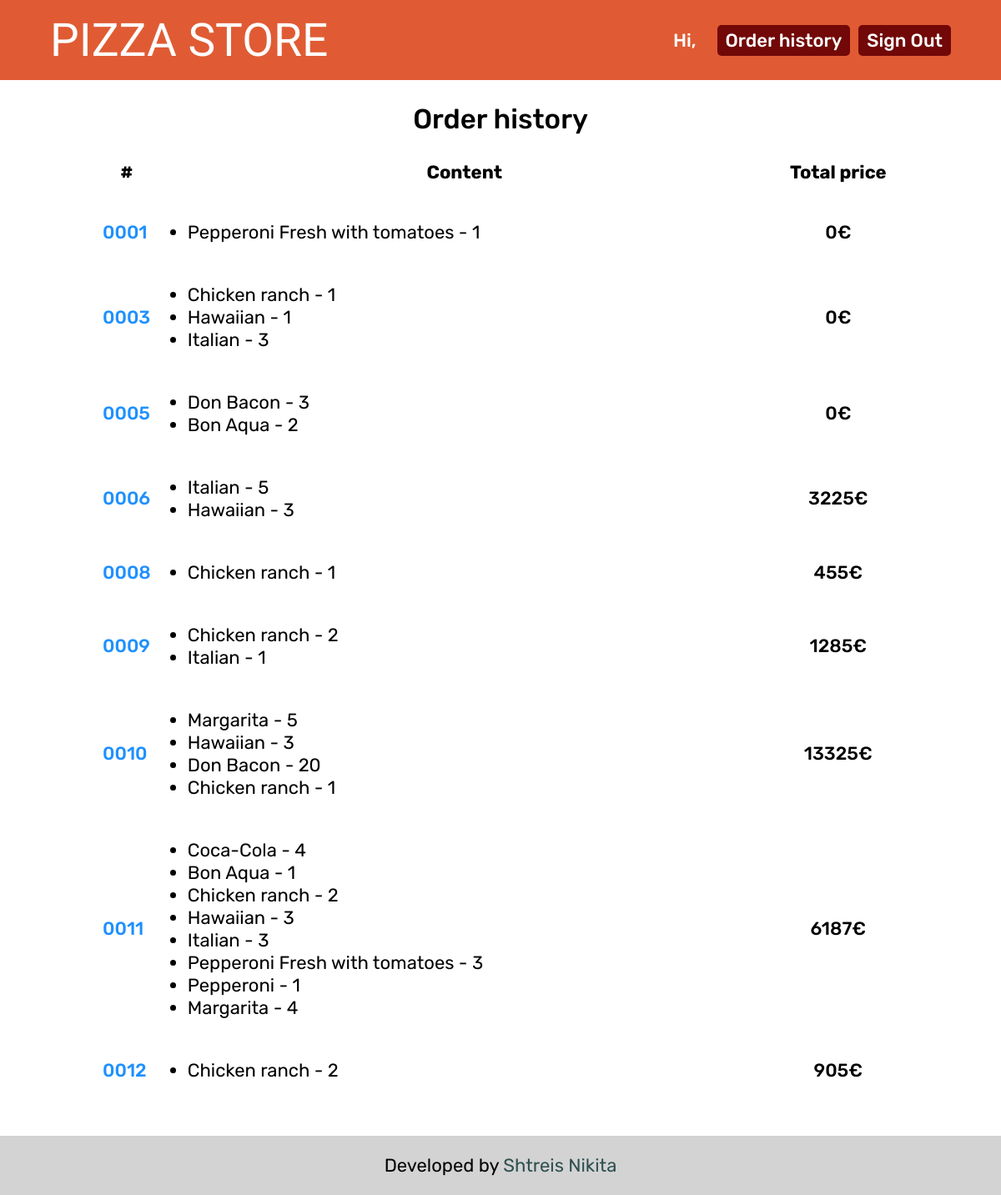
The page /orders (signed in) on the database as committed earlier.
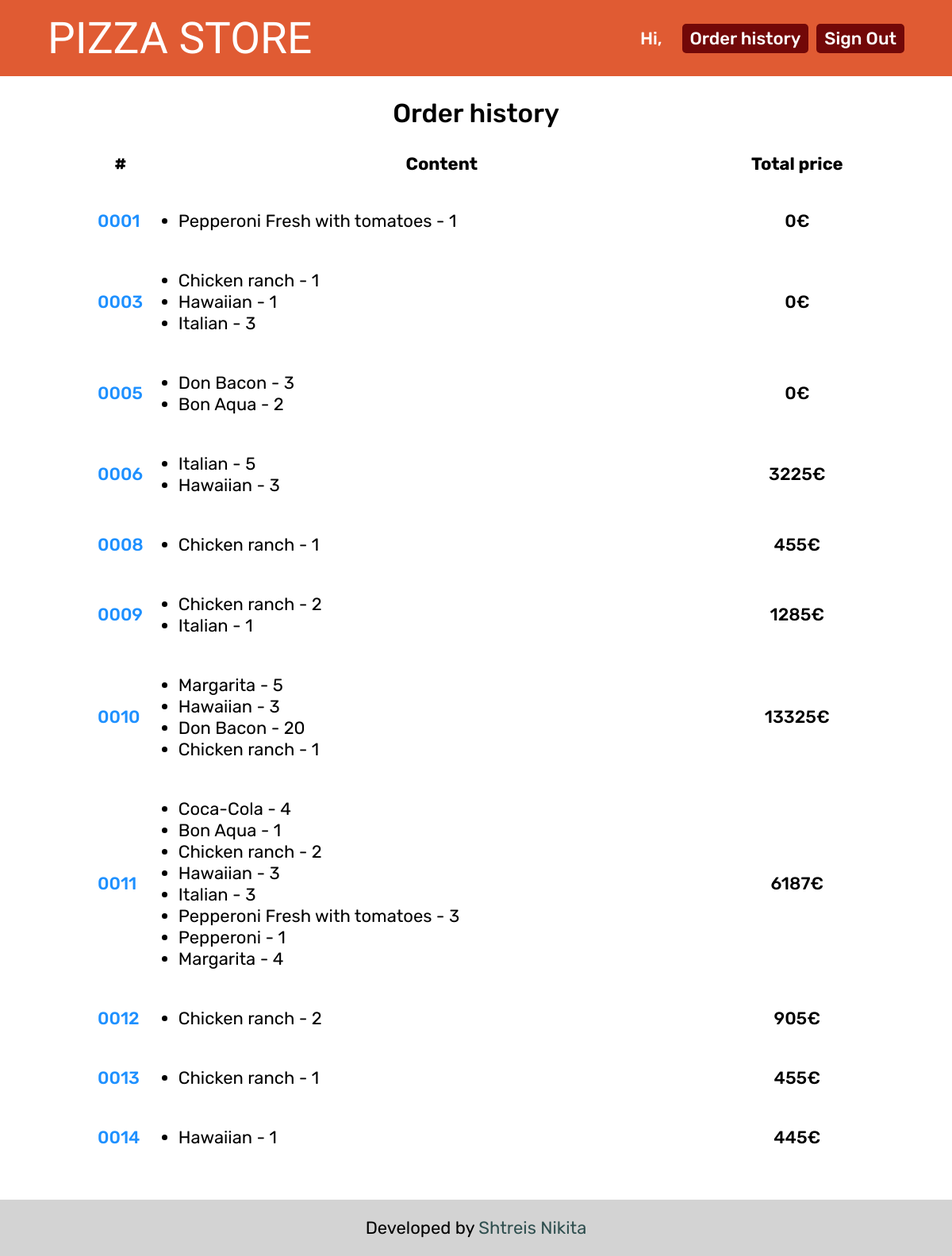
The same page on the database as committed later.
### pizza_store_app/models.py (models this page shows, shortened)
class Order(models.Model):
    customer = models.ForeignKey(Customer, on_delete=models.CASCADE, verbose_name='Покупатель')
    date = models.DateTimeField(verbose_name='Дата', auto_now_add=True)
    address = models.TextField(verbose_name='Адрес доставки', max_length='1024')
    contact_phone = models.CharField(verbose_name='Контактный номер телефона', max_length=20)
    comment = models.TextField(verbose_name='Комментарий', max_length='1024', null=True, blank=True)
    total_price = models.PositiveIntegerField(verbose_name='Итоговая цена в евро')
    class Meta:
        verbose_name = 'заказ'
        verbose_name_plural = 'заказы'

class OrderedItem(models.Model):
    order = models.ForeignKey(Order, on_delete=models.CASCADE, verbose_name='Заказ')
    product = models.ForeignKey(Product, on_delete=models.CASCADE, verbose_name='Продукт')
    quantity = models.PositiveIntegerField(verbose_name='Количество')
    price_per_item = models.PositiveIntegerField(verbose_name='Цена за шт.')
    class Meta:
        verbose_name = 'заказанный продукт'
        verbose_name_plural = 'заказанные продукты'

class Product(models.Model):
    name = models.CharField(verbose_name='Название', max_length=256)
    description = models.TextField(verbose_name='Описание', max_length=512)
    category = models.ForeignKey(Category, on_delete=models.SET_NULL, verbose_name='Категория продукта', null=True,
                                 blank=True)
    image = models.CharField(verbose_name='Файл с изображением', max_length=512)
    price = models.PositiveIntegerField(verbose_name='Цена в евро')
    class Meta:
        verbose_name = 'продукт'
        verbose_name_plural = 'продукты'

### pizza_store_app/views.py (the view)
# urls.py: path('orders', views.order_history, name='order_history'),
@login_required()
def order_history(request):
    order_list = Order.objects.filter(customer=request.user.customer)
    context = {
        'cart_info': get_user_cart_info(request.user),
        'order_list': order_list,
    }
    return render(request, 'pizza_store_app/order_history.html', context)

### pizza_store_app/views.py (called while the page is built)
def get_usd_price(eur_price):
    return round(eur_price / DOLLAR_TO_EURO_RATE, 2)

### pizza_store_app/templates/pizza_store_app/order_history.html
{% extends 'base.html' %}
{% block content %}
    <h2>Order history</h2>
    {% if order_list %}
    <table class="history">
        <colgroup>
            <col class="col_counter">
            <col class="col_product">
        </colgroup>
    <tr>
        <th>#</th>
        <th>Content</th>
        <th>Total price</th>
    </tr>
        {% for order in order_list %}
            <tr>
                <td class="history__counter"><a class="history-link" href="{% url 'pizza_store_app:order_details' order.id %}">{{ order.id | stringformat:"04d" }}</a></td>
                <td>
                    <ul>
                        {% for ordered_item in order.ordereditem_set.all %}
                            <li class="history__product-name">{{ ordered_item.product.name }} - {{ ordered_item.quantity }}</li>
                        {% endfor %}
                    </ul>
                </td>
            <td class="history__price">{{ order.total_price }}€</td>
            </tr>
        {% endfor %}
    </table>
    {% else %}
        <p>Your order history is empty.</p>
        <p>Let's go to <a class="text-link" href="{% url 'pizza_store_app:catalog' %}">products page</a> and order some
            pizza!</p>
    {% endif %}
{% endblock %}

Rows that differ between the two databases and show on the page:
added Order: id "0013", total_price "455"
added OrderedItem: product.name "Chicken ranch", quantity "1", shown under "0013"
added Order: id "0014", total_price "445"
added OrderedItem: product.name "Hawaiian", quantity "1", shown under "0014"
